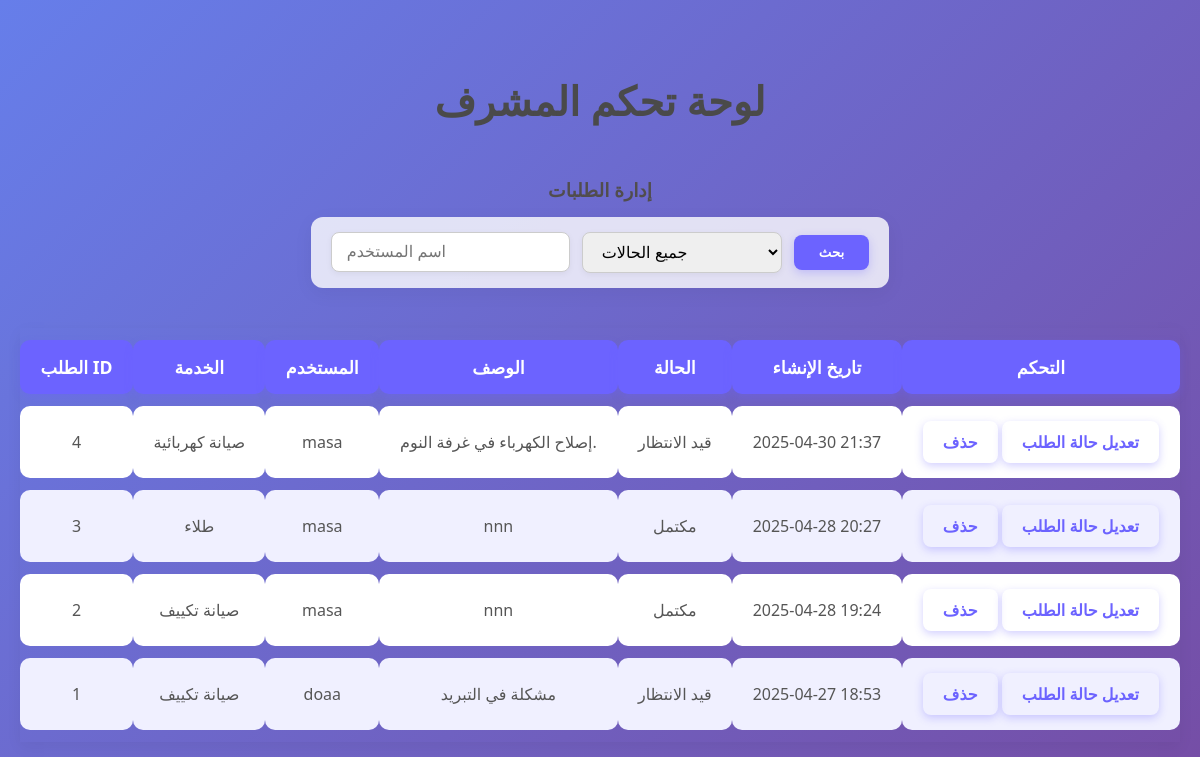
/admin-dashboard/ (signed in), run on the app's committed database.
### order/models.py (models this page shows, shortened)
class Order(models.Model):
    STATUS_CHOICES = (
        ('pending', 'قيد الانتظار'),
        ('in_progress', 'قيد التنفيذ'),
        ('completed', 'مكتمل'),
        ('rejected', 'مرفوض'),
    )
    user = models.ForeignKey(User, on_delete=models.CASCADE)
    service = models.ForeignKey(Service, on_delete=models.CASCADE)
    description = models.TextField()
    date_created = models.DateTimeField(auto_now_add=True)
    status = models.CharField(max_length=20, choices=STATUS_CHOICES, default='pending')

class Service(models.Model):
    name = models.CharField(max_length=100)
    description = models.TextField()

### order/views.py (the view)
# urls.py: path('admin-dashboard/', views.admin_dashboard, name='admin_dashboard'),
@user_passes_test(lambda u: u.is_superuser)
def admin_dashboard(request):
    orders = Order.objects.all().order_by('-date_created')
    username = request.GET.get('username')
    status = request.GET.get('status')
    if username:
        orders = orders.filter(user__username__icontains=username)
    if status in dict(Order.STATUS_CHOICES):  # تأكد أن الحالة صحيحة
        orders = orders.filter(status=status)
    context = {
        'orders': orders,
        'status_choices': Order.STATUS_CHOICES,
        'current_username': username,
        'current_status': status,
    }
    return render(request, 'admin-dashboard.html', context)

### order/templates/admin-dashboard.html (shortened to what this page needs)
{% load static %}
<!DOCTYPE html>
<html lang="en">
<head>
    <link rel="stylesheet" href="{% static 'css/admin-dashboard1.css' %}">
</head>
<body>
    <h2>لوحة تحكم المشرف</h2>
    <h3>إدارة الطلبات</h3>
    <form method="get" style="margin-bottom: 20px;">
      <input type="text" name="username" placeholder="اسم المستخدم" value="{{ username }}">
      <select name="status">
          <option value="">جميع الحالات</option>
      </select>
      <button type="submit">بحث</button>
  </form>
    {% if orders %}
      <table>
        <thead>
          <tr>
            <th>الطلب ID</th>
            <th>الخدمة</th>
            <th>المستخدم</th>
            <th>الوصف</th>
            <th>الحالة</th>
            <th>تاريخ الإنشاء</th>
            <th>التحكم</th>
          </tr>
        </thead>
        <tbody>
          {% for order in orders %}
            <tr>
              <td>{{ order.id }}</td>
              <td>{{ order.service.name }}</td>
              <td>{{ order.user.username }}</td>
              <td>{{ order.description|truncatewords:10 }}</td>
              <td>{{ order.get_status_display }}</td>
              <td>{{ order.date_created|date:"Y-m-d H:i" }}</td>
              <td>
                <a href="{% url 'delete_order' order.id %}">حذف</a>
                <a href="{% url 'admin_update_order' order.id %}">تعديل حالة الطلب</a>
              </td>
            </tr>
          {% endfor %}
        </tbody>
      </table>
    {% else %}
      <p>لا توجد طلبات حالياً.</p>
    {% endif %}
</body>
</html>

### orderdjango/static/css/admin-dashboard1.css (style rules this page uses)
body { background: linear-gradient(135deg, #667eea 0%, #764ba2 100%); font-family: 'Segoe UI', Tahoma, Geneva, Verdana, sans-serif; margin: 0; padding: 40px 20px; color: #333; min-height: 100vh; display: flex; flex-direction: column; align-items: center; }
h2 { text-align: center; color: #4a4a4a; margin-bottom: 30px; font-weight: 700; font-size: 2.5rem; }
h3 { color: #514d4d; margin-bottom: 15px; font-weight: 600; }
table { width: 100%; border-collapse: separate; border-spacing: 0 12px; margin: 20px 0; font-size: 1rem; box-shadow: 0 5px 15px rgba(0,0,0,0.05); }
table th, table td { padding: 15px 20px; text-align: center; border: none; background: #f9f9f9; border-radius: 10px; transition: background-color 0.3s ease; }
table th { background-color: #6c63ff; color: white; font-weight: 700; font-size: 1.1rem; box-shadow: 0 4px 8px rgba(108, 99, 255, 0.3); }
table td { background-color: #fff; color: #555; }
table tr:nth-child(even) td { background-color: #f0f0ff; }
a { color: #6c63ff; text-decoration: none; padding: 10px 20px; border-radius: 8px; font-weight: 600; transition: background-color 0.3s ease, color 0.3s ease; display: inline-block; box-shadow: 0 3px 8px rgba(108, 99, 255, 0.3); }
form { display: flex; flex-wrap: wrap; justify-content: center; align-items: center; gap: 12px; padding: 15px 20px; margin-bottom: 30px; background-color: #ffffffcc; border-radius: 12px; box-shadow: 0 5px 20px rgba(0, 0, 0, 0.05); max-width: 900px; margin-left: auto; margin-right: auto; }
form input[type="text"], form select { padding: 10px 15px; border-radius: 8px; border: 1px solid #ccc; font-size: 1rem; min-width: 200px; box-shadow: 0 2px 6px rgba(0,0,0,0.05); transition: all 0.3s ease; }
form button { background-color: #6c63ff; color: white; border: none; padding: 10px 25px; border-radius: 8px; font-weight: bold; cursor: pointer; transition: all 0.3s ease; box-shadow: 0 3px 10px rgba(108, 99, 255, 0.3); }

### data on the page
Order: id "4", service.name "صيانة كهربائية", user.username "masa", description "إصلاح الكهرباء في غرفة النوم.", status "قيد الانتظار", date_created "2025-04-30 21:37"
Order: id "3", service.name "طلاء", user.username "masa", description "nnn", status "مكتمل", date_created "2025-04-28 20:27"
Order: id "2", service.name "صيانة تكييف", user.username "masa", description "nnn", status "مكتمل", date_created "2025-04-28 19:24"
Order: id "1", service.name "صيانة تكييف", user.username "doaa", description "مشكلة في التبريد", status "قيد الانتظار", date_created "2025-04-27 18:53"
